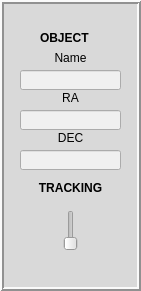
   <widget class="QFrame" name="frame_4">
    <property name="geometry">
     <rect>
      <x>420</x>
      <y>450</y>
      <width>141</width>
      <height>291</height>
     </rect>
    </property>
    <property name="styleSheet">
     <string notr="true">background-color: rgb(217, 217, 217);</string>
    </property>
    <property name="frameShape">
     <enum>QFrame::Box</enum>
    </property>
    <property name="frameShadow">
     <enum>QFrame::Raised</enum>
    </property>
    <property name="lineWidth">
     <number>2</number>
    </property>
    <widget class="QLabel" name="label_22">
     <property name="geometry">
      <rect>
       <x>40</x>
       <y>30</y>
       <width>71</width>
       <height>16</height>
      </rect>
     </property>
     <property name="font">
      <font>
       <weight>75</weight>
       <bold>true</bold>
      </font>
     </property>
     <property name="text">
      <string>OBJECT</string>
     </property>
    </widget>
    <widget class="QLabel" name="label_23">
     <property name="geometry">
      <rect>
       <x>40</x>
       <y>50</y>
       <width>61</width>
       <height>16</height>
      </rect>
     </property>
     <property name="text">
      <string>Name</string>
     </property>
     <property name="alignment">
      <set>Qt::AlignCenter</set>
     </property>
    </widget>
    <widget class="QLineEdit" name="objName">
     <property name="enabled">
      <bool>true</bool>
     </property>
     <property name="geometry">
      <rect>
       <x>20</x>
       <y>70</y>
       <width>101</width>
       <height>20</height>
      </rect>
     </property>
     <property name="styleSheet">
      <string notr="true">background-color: rgb(240, 240, 240);</string>
     </property>
     <property name="text">
      <string/>
     </property>
     <property name="alignment">
      <set>Qt::AlignCenter</set>
     </property>
     <property name="readOnly">
      <bool>true</bool>
     </property>
    </widget>
    <widget class="QLineEdit" name="objRA">
     <property name="enabled">
      <bool>true</bool>
     </property>
     <property name="geometry">
      <rect>
       <x>20</x>
       <y>110</y>
       <width>101</width>
       <height>20</height>
      </rect>
     </property>
     <property name="styleSheet">
      <string notr="true">background-color: rgb(240, 240, 240);</string>
     </property>
     <property name="text">
      <string/>
     </property>
     <property name="alignment">
      <set>Qt::AlignCenter</set>
     </property>
     <property name="readOnly">
      <bool>true</bool>
     </property>
    </widget>
    <widget class="QLabel" name="label_24">
     <property name="geometry">
      <rect>
       <x>40</x>
       <y>90</y>
       <width>61</width>
       <height>16</height>
      </rect>
     </property>
     <property name="text">
      <string>RA</string>
     </property>
     <property name="alignment">
      <set>Qt::AlignCenter</set>
     </property>
    </widget>
    <widget class="QLineEdit" name="objDEC">
     <property name="enabled">
      <bool>true</bool>
     </property>
     <property name="geometry">
      <rect>
       <x>20</x>
       <y>150</y>
       <width>101</width>
       <height>20</height>
      </rect>
     </property>
     <property name="styleSheet">
      <string notr="true">background-color: rgb(240, 240, 240);</string>
     </property>
     <property name="text">
      <string/>
     </property>
     <property name="alignment">
      <set>Qt::AlignCenter</set>
     </property>
     <property name="readOnly">
      <bool>true</bool>
     </property>
    </widget>
    <widget class="QLabel" name="label_25">
     <property name="geometry">
      <rect>
       <x>40</x>
       <y>130</y>
       <width>61</width>
       <height>16</height>
      </rect>
     </property>
     <property name="text">
      <string>DEC</string>
     </property>
     <property name="alignment">
      <set>Qt::AlignCenter</set>
     </property>
    </widget>
    <widget class="QLabel" name="label_26">
     <property name="geometry">
      <rect>
       <x>20</x>
       <y>180</y>
       <width>101</width>
       <height>16</height>
      </rect>
     </property>
     <property name="font">
      <font>
       <weight>75</weight>
       <bold>true</bold>
      </font>
     </property>
     <property name="text">
      <string>TRACKING</string>
     </property>
     <property name="alignment">
      <set>Qt::AlignCenter</set>
     </property>
    </widget>
    <widget class="QSlider" name="sliderTrack">
     <property name="geometry">
      <rect>
       <x>60</x>
       <y>210</y>
       <width>22</width>
       <height>41</height>
      </rect>
     </property>
     <property name="maximum">
      <number>1</number>
     </property>
     <property name="orientation">
      <enum>Qt::Vertical</enum>
     </property>
    </widget>
   </widget>
